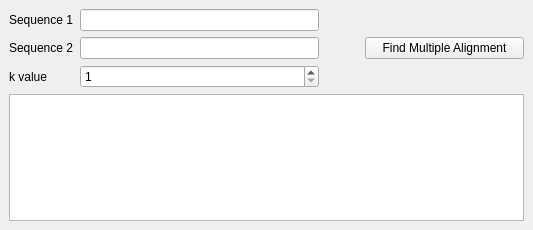
<?xml version="1.0" encoding="UTF-8"?>
<ui version="4.0">
 <class>MainWindow</class>
 <widget class="QMainWindow" name="MainWindow">
  <property name="geometry">
   <rect>
    <x>0</x>
    <y>0</y>
    <width>533</width>
    <height>230</height>
   </rect>
  </property>
  <property name="windowTitle">
   <string>Multiple Alignment - Greedy Approach</string>
  </property>
  <widget class="QWidget" name="centralwidget">
   <layout class="QGridLayout" name="gridLayout">
    <item row="0" column="0">
     <layout class="QHBoxLayout" name="horizontalLayout">
      <item>
       <layout class="QFormLayout" name="formLayout">
        <item row="0" column="0">
         <widget class="QLabel" name="label">
          <property name="text">
           <string>Sequence 1</string>
          </property>
         </widget>
        </item>
        <item row="0" column="1">
         <widget class="QLineEdit" name="seq1_input"/>
        </item>
        <item row="1" column="0">
         <widget class="QLabel" name="label_2">
          <property name="text">
           <string>Sequence 2</string>
          </property>
         </widget>
        </item>
        <item row="1" column="1">
         <widget class="QLineEdit" name="seq2_input"/>
        </item>
        <item row="2" column="0">
         <widget class="QLabel" name="label_3">
          <property name="text">
           <string>k value</string>
          </property>
         </widget>
        </item>
        <item row="2" column="1">
         <widget class="QSpinBox" name="kval_input">
          <property name="minimum">
           <number>1</number>
          </property>
         </widget>
        </item>
       </layout>
      </item>
      <item>
       <spacer name="horizontalSpacer">
        <property name="orientation">
         <enum>Qt::Horizontal</enum>
        </property>
        <property name="sizeType">
         <enum>QSizePolicy::Preferred</enum>
        </property>
        <property name="sizeHint" stdset="0">
         <size>
          <width>40</width>
          <height>20</height>
         </size>
        </property>
       </spacer>
      </item>
      <item>
       <widget class="QPushButton" name="pushButton">
        <property name="text">
         <string>    Find Multiple Alignment    </string>
        </property>
       </widget>
      </item>
     </layout>
    </item>
    <item row="1" column="0">
     <widget class="QTableView" name="score_matrix_table"/>
    </item>
   </layout>
  </widget>
 </widget>
 <resources/>
 <connections/>
</ui>
